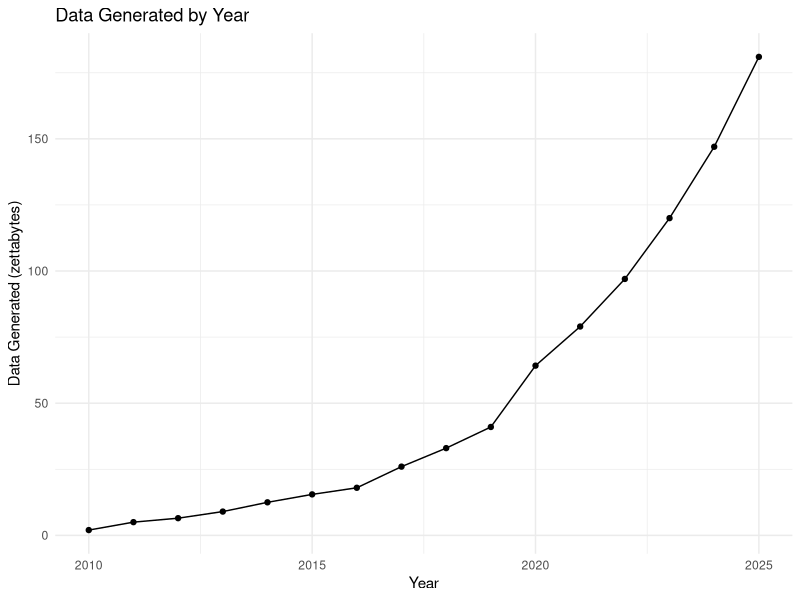

This chart was generated by the following R code:
library(readr)
library(ggplot2)
library(tidyr)

# Load data
df <- readr::read_csv("data-data.csv")

# Create plot
p <- ggplot2::ggplot(df, ggplot2::aes(x = year, y = data_generated)) +
    ggplot2::geom_line() +
    ggplot2::geom_point() +
    ggplot2::labs(
        title = "Data Generated by Year",
        x = "Year",
        y = "Data Generated (zettabytes)"
    ) +
    ggplot2::theme_minimal()

ggsave("lecture1.png", p, width = 6, height = 4)
